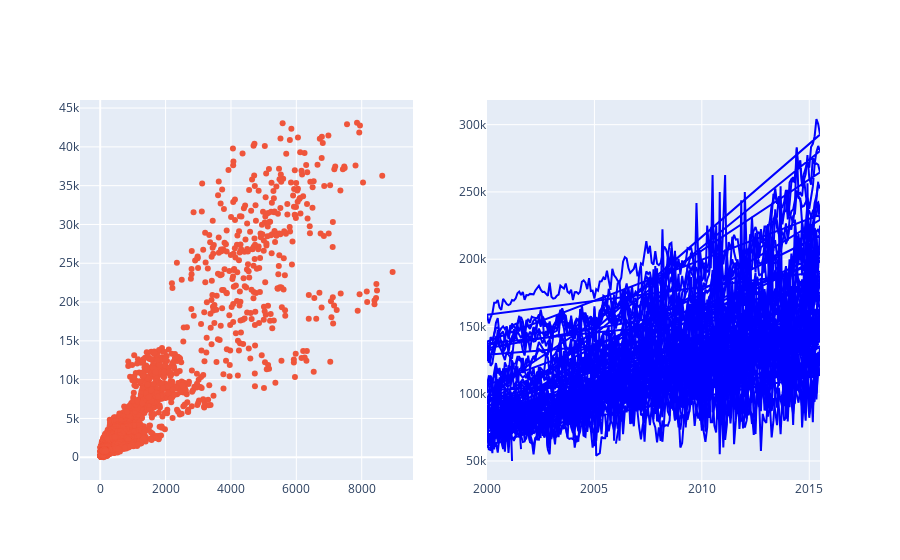

Notebook code for this chart:
### Markdown cell above
## With `plotly.subplots`

We can use the plotly subplots library in conjunction with plotly graph objects to make multiple views as well.

### Code cell
from plotly.subplots import make_subplots

fig = go.Figure()

fig = make_subplots(rows = 1, cols = 2,
                    specs = [[{"type":"scatter"}, {"type":"scatter"}]])

fig.add_trace(go.Scatter(x = txhousing["date"], y = txhousing["median"],
                        mode = 'lines', line = go.scatter.Line(color = "blue"), showlegend = False),
                        row = 1, col = 2)
fig.add_trace(go.Scatter(x = txhousing["sales"], y = txhousing["listings"],
                        mode = "markers", showlegend = False),
                        row = 1, col = 1)

### Figure 1 — Plotly figure (JSON) as saved in the notebook; plotly's stock layout.template omitted (floating-point values rounded to 4 significant figures; data arrays with more than 128 entries replaced by an {"elided": "..."} marker saying what was removed)
{"data": [{"line": {"color": "blue"}, "mode": "lines", "showlegend": false, "type": "scatter", "x": {"elided": "8602 float values"}, "xaxis": "x2", "y": {"elided": "8602 int values"}, "yaxis": "y2"}, {"mode": "markers", "showlegend": false, "type": "scatter", "x": {"elided": "8602 int values"}, "xaxis": "x", "y": {"elided": "8602 int values"}, "yaxis": "y"}], "layout": {"xaxis": {"anchor": "y", "domain": [0, 0.45]}, "xaxis2": {"anchor": "y2", "domain": [0.55, 1]}, "yaxis": {"anchor": "x", "domain": [0, 1]}, "yaxis2": {"anchor": "x2", "domain": [0, 1]}}}
